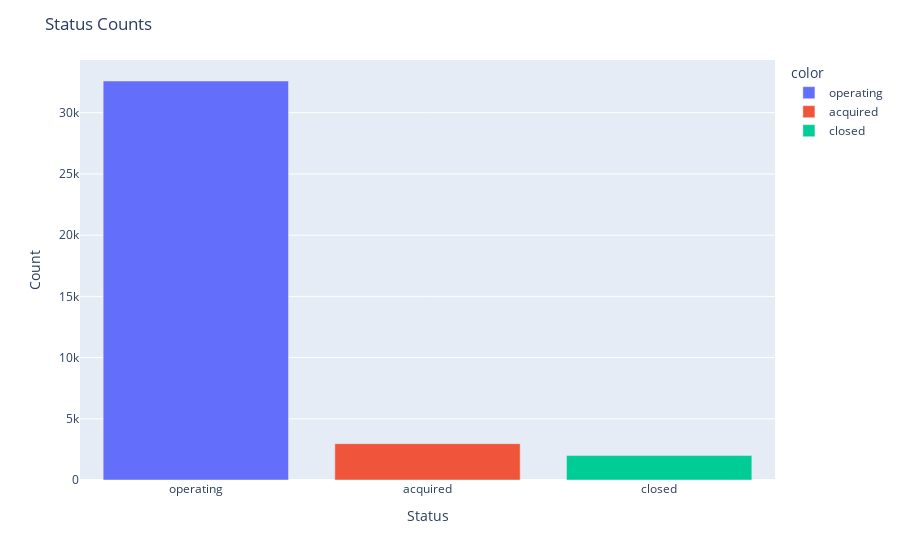

The notebook cell this image was saved under:
### Markdown cell above
Understanding the distribution of values in the `status` column is essential for analyzing the state of the startups in the dataset. It provides insights into the current status of the startups, such as whether they are actively operating, have been acquired, or have closed down.

### Code cell
#Importing libraries for visualization.
import plotly.express as px

# Count the occurrences of each status
status_counts = data['status'].value_counts()

# Create a bar plot using Plotly with different colors
fig = px.bar(x=status_counts.index, y=status_counts.values, color=status_counts.index)

# Set the plot title and axis labels
fig.update_layout(title="Status Counts", xaxis_title="Status", yaxis_title="Count")

# Display the plot
fig.show()

### Figure 1 — Plotly figure (JSON) as saved in the notebook; plotly's stock layout.template omitted (floating-point values rounded to 4 significant figures)
{"data": [{"alignmentgroup": "True", "hovertemplate": "color=operating<br>x=%{x}<br>y=%{y}<extra></extra>", "legendgroup": "operating", "marker": {"color": "#636efa", "pattern": {"shape": ""}}, "name": "operating", "offsetgroup": "operating", "orientation": "v", "showlegend": true, "textposition": "auto", "type": "bar", "x": ["operating"], "xaxis": "x", "y": [32592], "yaxis": "y"}, {"alignmentgroup": "True", "hovertemplate": "color=acquired<br>x=%{x}<br>y=%{y}<extra></extra>", "legendgroup": "acquired", "marker": {"color": "#EF553B", "pattern": {"shape": ""}}, "name": "acquired", "offsetgroup": "acquired", "orientation": "v", "showlegend": true, "textposition": "auto", "type": "bar", "x": ["acquired"], "xaxis": "x", "y": [2970], "yaxis": "y"}, {"alignmentgroup": "True", "hovertemplate": "color=closed<br>x=%{x}<br>y=%{y}<extra></extra>", "legendgroup": "closed", "marker": {"color": "#00cc96", "pattern": {"shape": ""}}, "name": "closed", "offsetgroup": "closed", "orientation": "v", "showlegend": true, "textposition": "auto", "type": "bar", "x": ["closed"], "xaxis": "x", "y": [1996], "yaxis": "y"}], "layout": {"barmode": "relative", "legend": {"title": {"text": "color"}, "tracegroupgap": 0}, "margin": {"t": 60}, "title": {"text": "Status Counts"}, "xaxis": {"anchor": "y", "domain": [0, 1], "title": {"text": "Status"}}, "yaxis": {"anchor": "x", "domain": [0, 1], "title": {"text": "Count"}}}}
